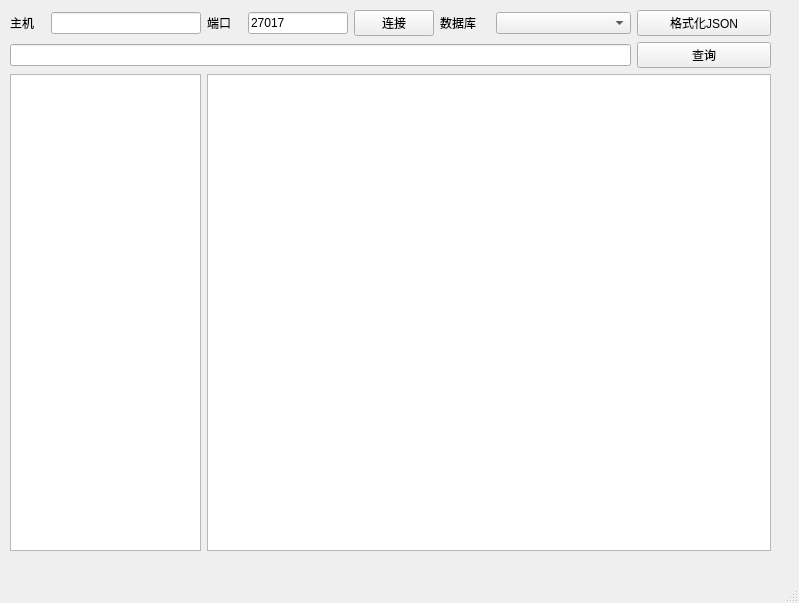
<?xml version="1.0" encoding="UTF-8"?>
<ui version="4.0">
 <class>MainWindow</class>
 <widget class="QMainWindow" name="MainWindow">
  <property name="geometry">
   <rect>
    <x>0</x>
    <y>0</y>
    <width>799</width>
    <height>603</height>
   </rect>
  </property>
  <property name="windowTitle">
   <string>kdmongoviewer</string>
  </property>
  <widget class="QWidget" name="centralwidget">
   <widget class="QWidget" name="layoutWidget">
    <property name="geometry">
     <rect>
      <x>10</x>
      <y>10</y>
      <width>761</width>
      <height>541</height>
     </rect>
    </property>
    <layout class="QGridLayout" name="gridLayout">
     <item row="0" column="5">
      <widget class="QLabel" name="lb_db">
       <property name="sizePolicy">
        <sizepolicy hsizetype="Preferred" vsizetype="Preferred">
         <horstretch>0</horstretch>
         <verstretch>0</verstretch>
        </sizepolicy>
       </property>
       <property name="maximumSize">
        <size>
         <width>50</width>
         <height>16777215</height>
        </size>
       </property>
       <property name="text">
        <string>数据库</string>
       </property>
      </widget>
     </item>
     <item row="0" column="2">
      <widget class="QLabel" name="lb_port">
       <property name="sizePolicy">
        <sizepolicy hsizetype="Maximum" vsizetype="Preferred">
         <horstretch>0</horstretch>
         <verstretch>0</verstretch>
        </sizepolicy>
       </property>
       <property name="maximumSize">
        <size>
         <width>35</width>
         <height>16777215</height>
        </size>
       </property>
       <property name="text">
        <string>端口</string>
       </property>
      </widget>
     </item>
     <item row="0" column="0">
      <widget class="QLabel" name="lb_host">
       <property name="sizePolicy">
        <sizepolicy hsizetype="Maximum" vsizetype="Preferred">
         <horstretch>0</horstretch>
         <verstretch>0</verstretch>
        </sizepolicy>
       </property>
       <property name="minimumSize">
        <size>
         <width>1</width>
         <height>0</height>
        </size>
       </property>
       <property name="maximumSize">
        <size>
         <width>35</width>
         <height>16777215</height>
        </size>
       </property>
       <property name="text">
        <string>主机</string>
       </property>
      </widget>
     </item>
     <item row="5" column="0" colspan="2">
      <widget class="QListWidget" name="lw_collection"/>
     </item>
     <item row="0" column="3">
      <widget class="QLineEdit" name="le_port">
       <property name="sizePolicy">
        <sizepolicy hsizetype="Maximum" vsizetype="Fixed">
         <horstretch>0</horstretch>
         <verstretch>0</verstretch>
        </sizepolicy>
       </property>
       <property name="maximumSize">
        <size>
         <width>100</width>
         <height>16777215</height>
        </size>
       </property>
       <property name="text">
        <string>27017</string>
       </property>
      </widget>
     </item>
     <item row="0" column="1">
      <widget class="QLineEdit" name="le_host">
       <property name="sizePolicy">
        <sizepolicy hsizetype="Maximum" vsizetype="Fixed">
         <horstretch>0</horstretch>
         <verstretch>0</verstretch>
        </sizepolicy>
       </property>
       <property name="minimumSize">
        <size>
         <width>30</width>
         <height>0</height>
        </size>
       </property>
       <property name="maximumSize">
        <size>
         <width>150</width>
         <height>16777215</height>
        </size>
       </property>
       <property name="text">
        <string/>
       </property>
      </widget>
     </item>
     <item row="0" column="4">
      <widget class="QPushButton" name="pb_connect">
       <property name="sizePolicy">
        <sizepolicy hsizetype="Maximum" vsizetype="Fixed">
         <horstretch>0</horstretch>
         <verstretch>0</verstretch>
        </sizepolicy>
       </property>
       <property name="text">
        <string>连接</string>
       </property>
      </widget>
     </item>
     <item row="0" column="7">
      <widget class="QPushButton" name="pb_pretty_json">
       <property name="text">
        <string>格式化JSON</string>
       </property>
      </widget>
     </item>
     <item row="0" column="6">
      <widget class="QComboBox" name="cb_db">
       <property name="sizePolicy">
        <sizepolicy hsizetype="Preferred" vsizetype="Fixed">
         <horstretch>0</horstretch>
         <verstretch>0</verstretch>
        </sizepolicy>
       </property>
      </widget>
     </item>
     <item row="4" column="7">
      <widget class="QPushButton" name="pb_query">
       <property name="text">
        <string>查询</string>
       </property>
      </widget>
     </item>
     <item row="5" column="2" colspan="6">
      <widget class="QTextEdit" name="te_result"/>
     </item>
     <item row="4" column="0" colspan="7">
      <widget class="QLineEdit" name="le_query"/>
     </item>
    </layout>
   </widget>
  </widget>
  <widget class="QMenuBar" name="menubar">
   <property name="geometry">
    <rect>
     <x>0</x>
     <y>0</y>
     <width>799</width>
     <height>33</height>
    </rect>
   </property>
  </widget>
  <widget class="QStatusBar" name="statusbar"/>
 </widget>
 <resources/>
 <connections/>
</ui>
